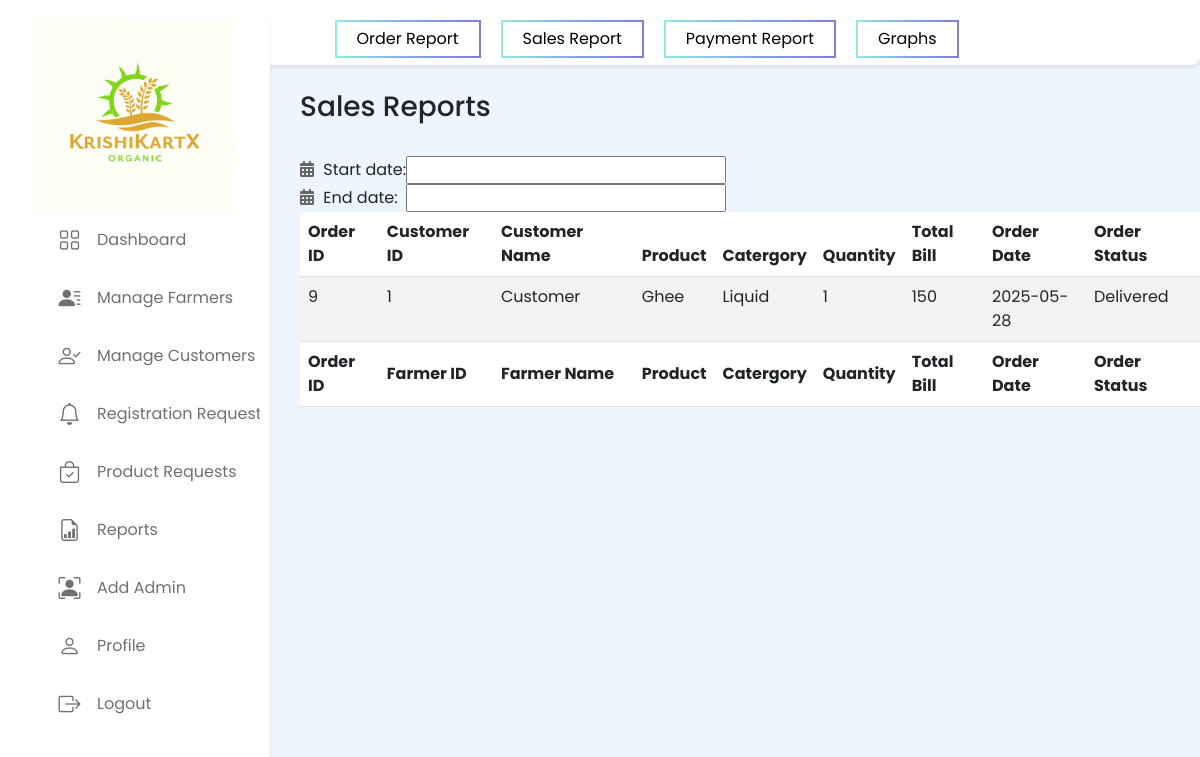
Screenshot of /Admin/salesReport.php (signed in) with the database file from the repository.
### tables this page shows
CREATE TABLE `order` (
  `OrderId` int(10) NOT NULL,
  `ProductId` int(10) NOT NULL,
  `FarmerId` int(10) NOT NULL,
  `CustomerId` int(10) NOT NULL,
  `DeliveryAddress` varchar(30) NOT NULL,
  `MobNo` bigint(10) NOT NULL,
  `Quantity` int(10) NOT NULL,
  `TotalBill` int(10) NOT NULL,
  `OrderDate` date NOT NULL,
  `PaymentStatus` varchar(20) NOT NULL,
  `PaymentMethod` varchar(20) NOT NULL,
  `OrderStatus` varchar(20) NOT NULL
);

CREATE TABLE `customer` (
  `CustomerId` int(11) NOT NULL,
  `CustomerName` varchar(20) NOT NULL,
  `CustomerEmail` varchar(20) NOT NULL,
  `CustomerMobile` bigint(10) NOT NULL,
  `CustomerAddress` varchar(30) NOT NULL,
  `CustomerPass` varchar(20) NOT NULL
);

CREATE TABLE `product` (
  `ProductId` int(10) NOT NULL,
  `ProductName` varchar(20) NOT NULL,
  `ProductCategory` varchar(20) NOT NULL,
  `ProductDesc` text NOT NULL,
  `ProductPrice` int(10) NOT NULL,
  `ProductStock` int(10) NOT NULL,
  `ProductImg` longblob NOT NULL,
  `FarmerId` int(10) NOT NULL,
  `ProductStatus` varchar(20) NOT NULL
);

### Admin/salesReport.php (the view, shortened to what this page needs)
<?php
include("../conn.php");
  ?>
<!DOCTYPE html>
<html lang="en">
<head>
<link rel="stylesheet" href="https://cdnjs.cloudflare.com/ajax/libs/twitter-bootstrap/5.3.0/css/bootstrap.min.css">
<link rel="stylesheet" href="https://cdn.datatables.net/2.0.3/css/dataTables.bootstrap5.css">
<link rel="stylesheet" href="https://cdn.datatables.net/buttons/3.0.1/css/buttons.bootstrap5.css">
<link rel="stylesheet" href="https://cdn.datatables.net/datetime/1.5.2/css/dataTables.dateTime.min.css">
<link rel="stylesheet" href="https://cdnjs.cloudflare.com/ajax/libs/font-awesome/5.15.4/css/all.min.css">
</head>
<body>
<?php include_once "adminSidebar.php";
  include_once "adminReportNav.php"; ?>
<div style="
    margin-left: 300px;
    margin-top: 25px;
">
<h3>Sales Reports</h3><br>
    <table border="0" cellspacing="5" cellpadding="5">
    <tbody>
    <tr>
      <td><i class="icon fas fa-calendar-alt"></i> Start date:</td>
      <td><input type="text" id="min" name="min" fdprocessedid="6chvze"></td>
    </tr>
    <tr>
      <td><i class="icon fas fa-calendar-alt"></i> End date:</td>
      <td><input type="text" id="max" name="max" fdprocessedid="gp9n4e"></td>
    </tr>
  </tbody></table>
    <table id="example" class="table table-striped" style="width:100%" >
        <thead>
            <tr>
                <th>Order ID</th>
                <th>Customer ID </th>
                <th>Customer Name</th>
                <th>Product</th>
                <th>Catergory</th>
                <th>Quantity</th>
                <th>Total Bill</th>
                <th>Order Date</th>
                <th>Order Status</th>
            </tr>
        </thead>
        <tbody>
        <?php $result = $conn->query("SELECT * FROM `order` WHERE  OrderStatus='Delivered'");
 if($result){
  while($row = $result->fetch_assoc()){
    $OrderId=$row['OrderId'];
    $ProductId=$row['ProductId'];
    $CustomerId=$row['CustomerId'];
    $Quantity=$row['Quantity'];
    $TotalBill=$row['TotalBill'];
    $OrderDate=$row['OrderDate'];
    $OrderStatus=$row['OrderStatus'];
    $result1 = $conn->query("SELECT * FROM customer WHERE CustomerId='$CustomerId'");
 if($result1){
  while($row1 = $result1->fetch_assoc()){
    $CustomerName=$row1['CustomerName'];
  }}
  $result1 = $conn->query("SELECT * FROM product WHERE ProductId='$ProductId'");
  if($result1){
   while($row1 = $result1->fetch_assoc()){
     $ProductName=$row1['ProductName'];
     $ProductCat=$row1['ProductCategory'];
  }}
    ?>
            <tr>
                <td><?php echo $OrderId;?></td>
                <td><?php echo $CustomerId;?></td>
                <td><?php echo $CustomerName;?></td>
                <td><?php echo $ProductName;?></td>
                <td><?php echo $ProductCat;?></td>
                <td><?php echo $Quantity;?></td>
                <td><?php echo $TotalBill;?></td>
                <td><?php echo $OrderDate;?></td>
                <td><?php echo $OrderStatus;?></td>
            </tr>
            <?php }}?>
        </tbody>
        <tfoot>
            <tr>
            <th>Order ID</th>
                <th>Farmer ID </th>
                <th>Farmer Name</th>
                <th>Product</th>
                <th>Catergory</th>
                <th>Quantity</th>
                <th>Total Bill</th>
                <th>Order Date</th>
                <th>Order Status</th>
            </tr>
        </tfoot>
    </table>
</div>
</body>
</html>

### Admin/salesReport.php (style rules this page uses)
.icon { color: #666; margin-right: 5px; }

### Admin/adminSidebar.php (style rules this page uses)
* { margin: 0; padding: 0; box-sizing: border-box; font-family: "Poppins", sans-serif; }
body { min-height: 100vh; background: #eef5fe; }

### rows the page displays
order: OrderId "9", CustomerId "1", CustomerId.CustomerName "Customer", ProductId.ProductName "Ghee", ProductId.ProductCategory "Liquid", Quantity "1", TotalBill "150", OrderDate "2025-05-28", OrderStatus "Delivered"
